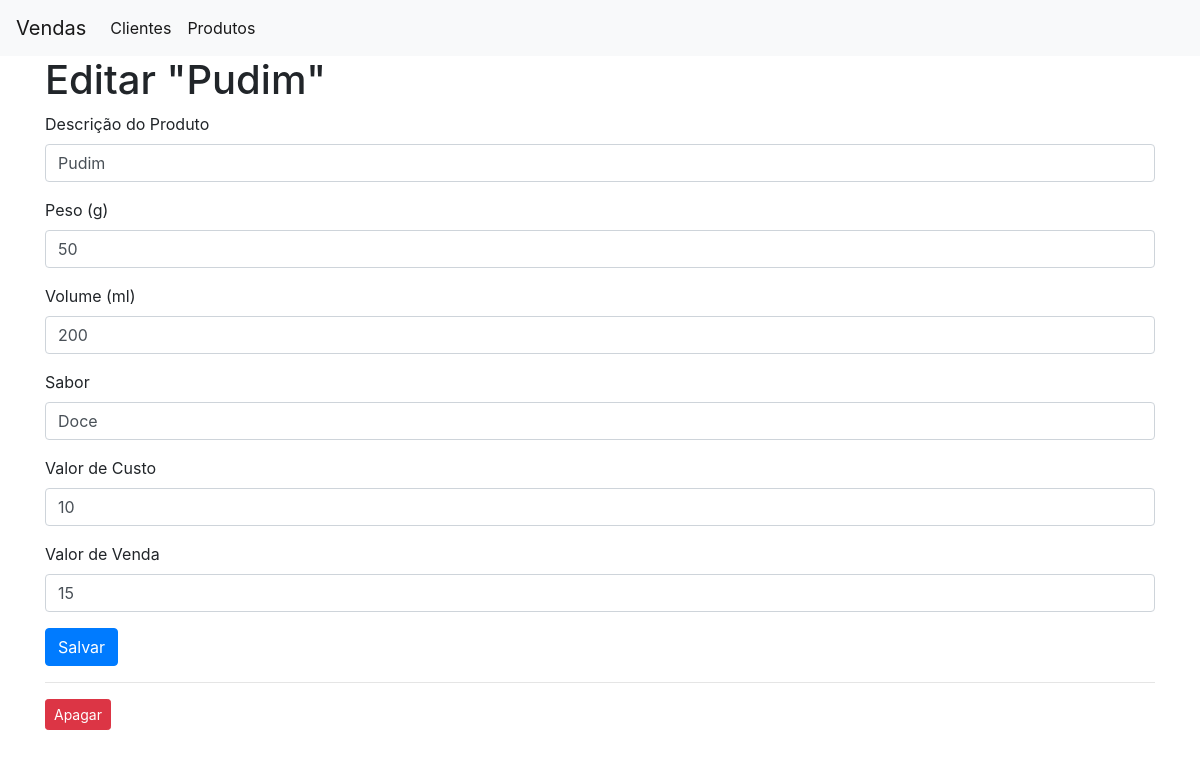
/produtos/1/edit, run on the app's committed database.
### app.py (models this page shows)
class Produtos(db.Model):
    id = db.Column(db.Integer, primary_key=True)
    descricao = db.Column(db.String(80), nullable=False)
    peso = db.Column(db.Integer, nullable=False)
    volume = db.Column(db.Integer, nullable=False)
    sabor = db.Column(db.String(80), nullable=False)
    valor_custo = db.Column(db.String(10), nullable=False)
    valor_venda = db.Column(db.String(10), nullable=False)

### app.py (the view, shortened to what this page needs)
@app.route('/produtos/<int:produto_id>/edit', methods=('GET', 'POST'))
def edit_produto(produto_id):
    produto = get_produto(produto_id)
    return render_template('edit_produto.html', produto=produto)

### app.py (called while the page is built)
def get_produto(produto_id):
    produto = Produtos.query.filter_by(id=produto_id).first()
    if produto is None:
        abort(404)
    return produto

### templates/edit_produto.html
{% extends 'base.html' %}
{% block content %}
<h1>{% block title %} Editar "{{ produto['descricao'] }}" {% endblock %}</h1>
<form method="post">
    <div class="form-group">
        <label for="descricao">Descrição do Produto</label>
        <input type="text" name="descricao"
               placeholder="Descrição do Produto" class="form-control"
               value="{{ request.form['descricao'] or produto['descricao'] }}"></input>
    </div>
    <div class="form-group">
        <label for="peso">Peso (g)</label>
        <input type="number" name="peso"
               placeholder="Peso em gramas" class="form-control"
               value="{{ request.form['peso'] or produto['peso'] }}"></input>
    </div>
    <div class="form-group">
        <label for="volume">Volume (ml)</label>
        <input type="number" name="volume"
               placeholder="Volume em ml" class="form-control"
               value="{{ request.form['volume'] or produto['volume'] }}"></input>
    </div>
    <div class="form-group">
        <label for="sabor">Sabor</label>
        <input type="text" name="sabor"
               placeholder="Sabor" class="form-control"
               value="{{ request.form['sabor'] or produto['sabor'] }}"></input>
    </div>
    <div class="form-group">
        <label for="valor_custo">Valor de Custo</label>
        <input type="text" name="valor_custo"
               placeholder="Valor de Custo" class="form-control"
               value="{{ request.form['valor_custo'] or produto['valor_custo'] }}"></input>
    </div>
    <div class="form-group">
        <label for="valor_venda">Valor de Venda</label>
        <input type="text" name="valor_venda"
               placeholder="Valor de Venda" class="form-control"
               value="{{ request.form['valor_venda'] or produto['valor_venda'] }}"></input>
    </div>
    <div class="form-group">
        <button type="submit" class="btn btn-primary">Salvar</button>
    </div>
</form>
<hr>
<form action="{{ url_for('delete_produto', produto_id=produto['id']) }}" method="POST">
    <input type="submit" value="Apagar"
            class="btn btn-danger btn-sm"
            onclick="return confirm('Tem certeza que deseja excluir esse produto?')">
</form>
{% endblock %}

### data on the page
Produtos: descricao "Pudim", peso "50", volume "200", sabor "Doce", valor_custo "10", valor_venda "15"
